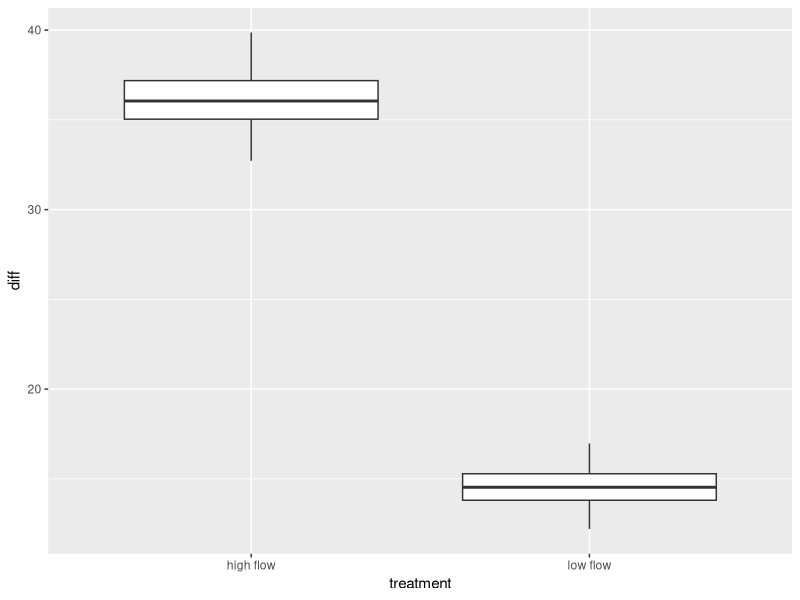
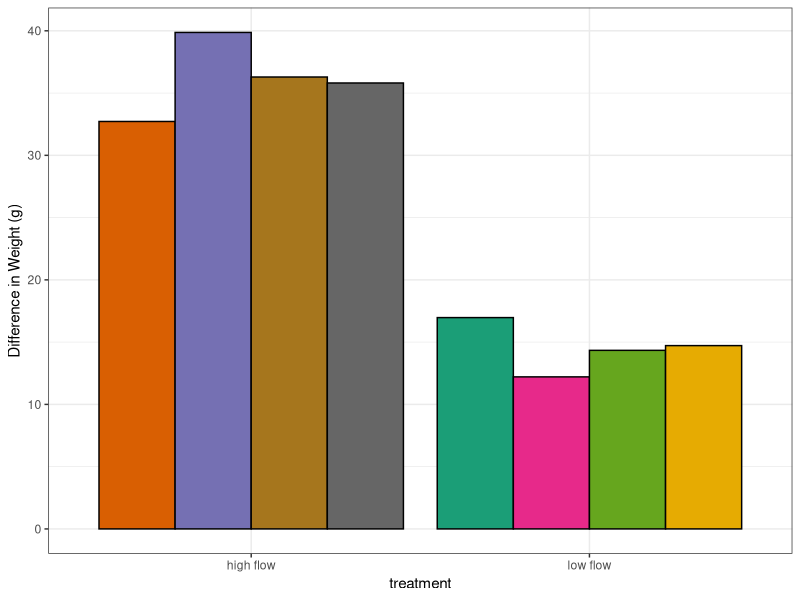

Generate these figures, in order, with R:
#graph test clod card data (because I can!)

library(tidyverse)
library(lubridate)
library(readxl)

clods = read_excel("data/clod cards.xlsx")

clods = mutate(clods, diff = `Starting Weight`-`Ending weight`) %>%
  filter(treatment != "not used")

ggplot(clods, aes(x = treatment, y = diff))+ geom_boxplot()
ggplot(clods, aes(x = treatment, y = diff, fill =as.factor(`Card #`)))+ 
  geom_col(position = "dodge", color = "black")+
  scale_fill_brewer(palette = "Dark2", guide = NULL)+
  ylab("Difference in Weight (g)")+
  theme_bw()
